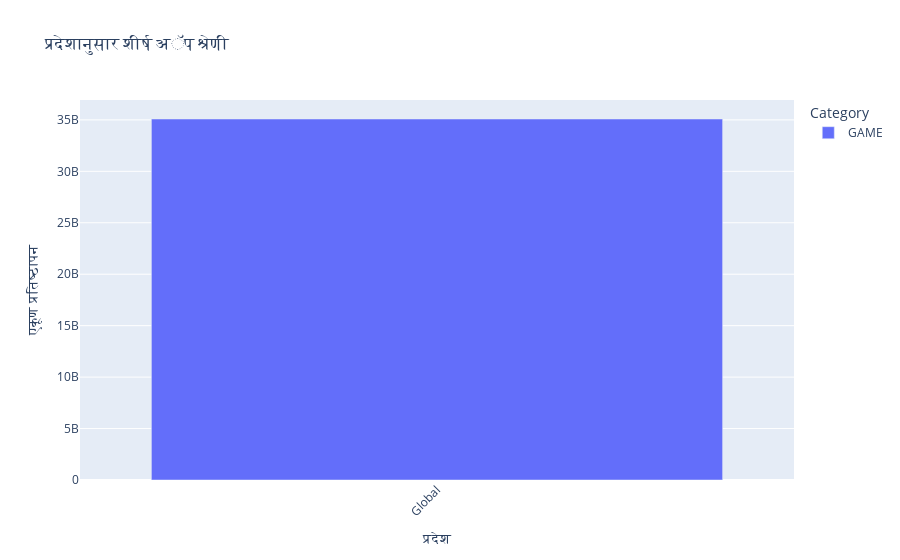

Notebook source saved alongside this figure:
### Code cell
fig = px.bar(
    top_per_region,
    x='Country',
    y='Installs',
    color='Category',
    title=translations[language]['title'],
    labels={
        'Country': translations[language]['xaxis'],
        'Installs': translations[language]['yaxis']
    }
)

fig.update_layout(xaxis_tickangle=-45)
fig.show()

### Figure 1 — Plotly figure (JSON) as saved in the notebook; plotly's stock layout.template omitted (floating-point values rounded to 4 significant figures)
{"data": [{"hovertemplate": "Category=GAME<br>प्रदेश=%{x}<br>एकूण प्रतिष्ठापन=%{y}<extra></extra>", "legendgroup": "GAME", "marker": {"color": "#636efa", "pattern": {"shape": ""}}, "name": "GAME", "orientation": "v", "showlegend": true, "textposition": "auto", "type": "bar", "x": ["Global"], "xaxis": "x", "y": [35090000000.0], "yaxis": "y"}], "layout": {"barmode": "relative", "legend": {"title": {"text": "Category"}, "tracegroupgap": 0}, "title": {"text": "प्रदेशानुसार शीर्ष अॅप श्रेणी"}, "xaxis": {"anchor": "y", "domain": [0, 1], "tickangle": -45, "title": {"text": "प्रदेश"}}, "yaxis": {"anchor": "x", "domain": [0, 1], "title": {"text": "एकूण प्रतिष्ठापन"}}}}
